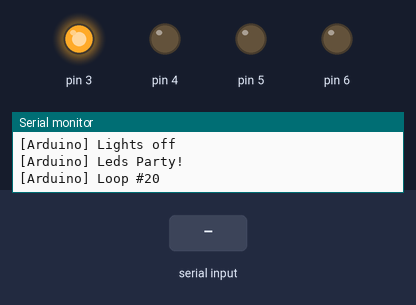
This sketch was run on a simulated Arduino Nano, built with avr-gcc and run on an emulated ATmega328P. Shown: output pins drawn as LEDs (lit = HIGH), the last lines printed to the serial monitor. The test bench sets the inputs (shaded band). Random numbers use the default seed unless the sketch sets one.

Above: at 1.2 s.
1.3 s: "PLAYING" received over Serial
At 3.2 s:
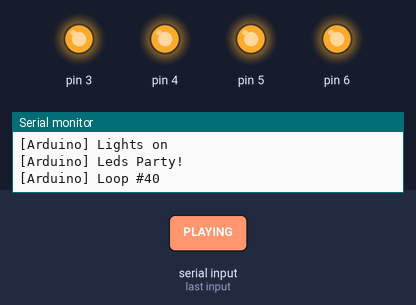
4.3 s: "WAITING" received over Serial
At 5.2 s:
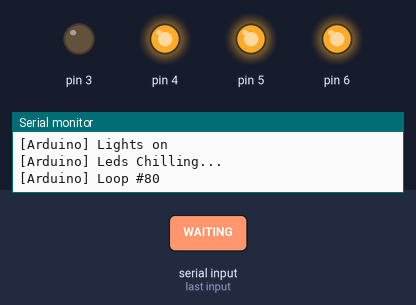
Timing chart, 0 to 7.3 s (numbered marks = the images above; inputs shaded):
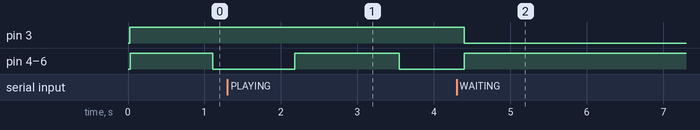

Measured:
- after the input at 4.3 s, pin 3: HIGH → LOW after 0.10 s

The sketch:

staticNano.ino
```cpp
const int MAX_LOOP = 1*2*3*4*5;
const int DELAY = 50;
long zeLoops = 0;

String tmp = "";
String zeFish;

bool isEveryMillis(int m, int is) {
    return ((zeLoops * DELAY) % m) == is;
}

void say(String toSay) {
    if (isEveryMillis(1000, 0)) {
        Serial.println("[Arduino] " + toSay);
        delay(10);
    }
}

//-----------------------------------------------------------------------------------//
//--------------------------------------| LEDS |-------------------------------------//
//-----------------------------------------------------------------------------------//

class Leds {

    int fastPin;
    int slowPin;

    public:
        Leds(int _slowPin, int _fastPin) {
            slowPin = _slowPin;
            fastPin = _fastPin;
        }

        void setup() {
            pinMode(7, OUTPUT);
            pinMode(8, OUTPUT);
        }

        void party() {
            say("Leds Party!");
            digitalWrite(7, LOW);
            digitalWrite(8, HIGH);
        }

        void sea() {
            say("Leds Chilling...");
            digitalWrite(7, LOW);
            digitalWrite(8, HIGH);
        }

        void stop() {
            digitalWrite(7, HIGH);
            digitalWrite(8, HIGH);
        }

};

//-----------------------------------------------------------------------------------//
//--------------------------------------| FANS |-------------------------------------//
//-----------------------------------------------------------------------------------//

class Fans {
    int pin;

    public:
        Fans(int fansPin) {
            pin = fansPin;
        }

        void setup() {
          pinMode(3, OUTPUT);
        }

        void relax() {
             say("Fans off");
            digitalWrite(3, LOW);
        }

        void blow() {
             say("Fans on");
            digitalWrite(3, HIGH);
        }

};

//-----------------------------------------------------------------------------------//
//-------------------------------------| LIGHTS |------------------------------------//
//-----------------------------------------------------------------------------------//

class Lights {
    int pin1;
    int pin2;
    int pin3;

    public:
        Lights(int _pin1, int _pin2, int _pin3) {
            pin1 = _pin1;
            pin2 = _pin2;
            pin3 = _pin3;
        }

        void setup() {
          pinMode(4, OUTPUT);
          pinMode(5, OUTPUT);
          pinMode(6, OUTPUT);
        }

        void on() {
             say("Lights on");
            digitalWrite(4, HIGH);
            digitalWrite(5, HIGH);
            digitalWrite(6, HIGH);
        }

        void off() {
             say("Lights off");
            digitalWrite(4, LOW);
            digitalWrite(5, LOW);
            digitalWrite(6, LOW);
        }

        void dance() {
            if (isEveryMillis(2000, 0)) {
                this-> on();
            } else if (isEveryMillis(2000, 1000)) {
                this->off();
            }
        }

};


//-----------------------------------------------------------------------------------//
//-------------------------------------| ENGINE |------------------------------------//
//-----------------------------------------------------------------------------------//

class Engine {
    int rpmPin1;
    int rpmPin2;
    int pwmPin;

    int curPwm = 0;
    int targetPwm = 0;
    // const int maxRpm = 60; //the maximum wanted RPM
    // const int maxPwm = 150; //the pwm signal that generates the maxRpm

    // const int pwmStep = 1; //the "jumps" in pwm signal to generate the spin

    public:
        Engine(int _pwmPin, int _rpmPin1, int _rpmPin2) {
            pwmPin = _pwmPin;
            rpmPin1 = _rpmPin1;
            rpmPin2 = _rpmPin2;
        }

        void setup() {
          pinMode(pwmPin, OUTPUT);
        //   pinMode(rpmPin, INPUT);
        }

        void spinAt(int pin) {

            targetPwm = map(analogRead(pin), 0, 4095, 0, 255);

            if (isEveryMillis(20, 0)) {
                if (targetPwm > curPwm) {
                    curPwm++;
                } else if (targetPwm < curPwm) {
                    curPwm--;
                }
            }

            say("Spinning for pwm: " + (String)targetPwm);
            say("Spinning at pwm: " + (String)curPwm);
            say("Spinning according to read: " + (String)analogRead(pin));

            analogWrite(pwmPin, curPwm);
        }

        void slow() {
            this->spinAt(rpmPin1);
        }

        void fast() {
            this->spinAt(rpmPin2);
        }

};

//-----------------------------------------------------------------------------------//
//--------------------------------------| RF |-------------------------------------//
//-----------------------------------------------------------------------------------//
#include <RCSwitch.h>

class RF {
    int pin;

    unsigned int data = 0;   // variable used to store received data
    unsigned int loops = 0;
    const unsigned int upperThreshold = 70;  //upper threshold value
    const unsigned int lowerThreshold = 50;  //lower threshold value

    RCSwitch rfSwitch = RCSwitch();

    public:
        RF(int rfPin) {
            pin = rfPin;
            String str = "";
//            str = str + "RF Pin is: ";
//            str = str + pin;
//            say(str);
        }

        void setup() {
            rfSwitch.enableReceive(0);  // Receiver on interrupt 0 => that is pin #2
        }


        void clear() {
            if (rfSwitch.available()) {
                rfSwitch.resetAvailable();
            }
        }

        String receive() {
            if (rfSwitch.available()) {
                const String val = (String)rfSwitch.getReceivedValue();
                say("Received Fish #" + val);
                rfSwitch.resetAvailable();
                return val;
            } else {
                return "";
            }
        }

        String mockReceive() {
            if (random(0, 20) <= 1) {
                say("Simulating Fish #2");
                return ("2");
            } else {
                return "";
            }

        }
};

//-----------------------------------------------------------------------------------//
//--------------------------------------| MUSIC |-------------------------------------//
//-----------------------------------------------------------------------------------//

class Music {
    public:

        String curStatus = "WAITING";

        const int minPlayTime = 1000 * 3; //minimum play time for music (used to let the system adjust)
        unsigned long lastPlayStart = 0;
        unsigned long lastIdleStart = 0;

        Music() {
        }

        void setup() {

        }


        void play(String set) {
            lastPlayStart = millis();
            String str = "![PLAY ";
            str += set;
            str += "]";
            Serial.println(str);
        }

        void stop() {
            lastPlayStart = 0;
            String str = "![STOP]";
            Serial.println(str);
        }

        void idle() {
            lastIdleStart = millis();
            if (this->isPlaying()) {
                String str = "![IDLE]";
                Serial.println(str);
            }
        }

        String setStatus() {

            String status = "";

            Serial.setTimeout(50);
            status = (String)Serial.readString();
             say("Music status is: ");
             say(status);
            if (status.indexOf("PLAYING") >= 0) {
                curStatus = "PLAYING";
                say("Current Status is: " + curStatus);
            } else if (status.indexOf("WAITING") >= 0) {
                curStatus = "WAITING";
                say("Current Status is: " + curStatus);
            }
            return status;
        }

        bool isPlaying() {
            if ((millis() - lastPlayStart) < minPlayTime) { // is in min play time
                return true;
            } else if ((millis() - lastIdleStart) < minPlayTime) { // is in min idle time
                return false;
            } else {
                this->setStatus();
                const bool isPlaying = curStatus != "WAITING";
                return isPlaying;
            }
        }
};

//-----------------------------------------------------------------------------------//
//--------------------------------------| MAIN |-------------------------------------//
//-----------------------------------------------------------------------------------//

RF          rf      = RF(2); //D2 is the rf listener pin
Leds        leds    = Leds(8, 7); //fixed on D6 pin
Fans        fans    = Fans(3); //D0 is the fans switch
Music       music   = Music();
Lights      lights  = Lights(4,5,6); //three lights on pins D2, D2, D3
Engine      engine  = Engine(A5, A6, A7); //A5 for pwd. A6, A7 for knob read

void setup(){

    Serial.begin(9600);

    rf.setup();
    fans.setup();
    music.setup();
    lights.setup();
//    engine.setup();
//    leds.setup();
}

void party() {
    fans.blow();
    lights.dance();
//    engine.fast();
    leds.party();
}

void chill() {
    music.idle();
    fans.relax();
    lights.on();
//    engine.slow();
    leds.sea();
}

void loop() {

    if (music.isPlaying()) {
        say("Music still playing...");
        rf.clear();
        party();
    } else {
        zeFish = rf.receive();
        if (zeFish.length() > 0) {
            say("Ze Fish" + (String)zeFish);
            music.play(zeFish);
            party();
        } else {
            say("No fishes...");
            chill();
        }
    }

    say("Loop #" + String(zeLoops));

    zeLoops = (zeLoops + 1);
    if (zeLoops > MAX_LOOP) {
      zeLoops = 0;
    }

    delay(DELAY);
}
```
